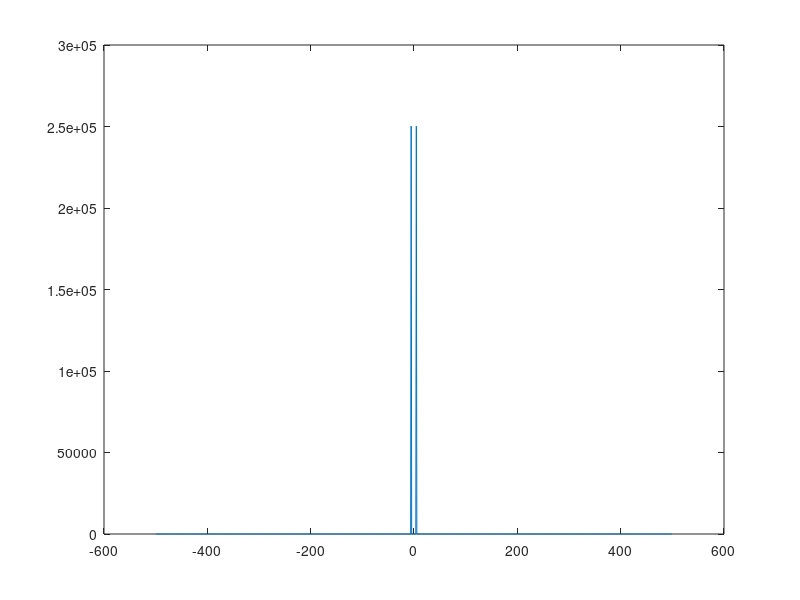

MATLAB code to generate this figure:
clc
clear
close all
% script for clearing out any doubt with fourier transforms
Dx = 0.001;
x  = 0:Dx:1;
N  = length(x);
f  = sin(2*pi*5*x);
k  = (-N/2:N/2-1)/(N*Dx);
F  = fftshift(fft(f));
plot(k,abs(F).^2)